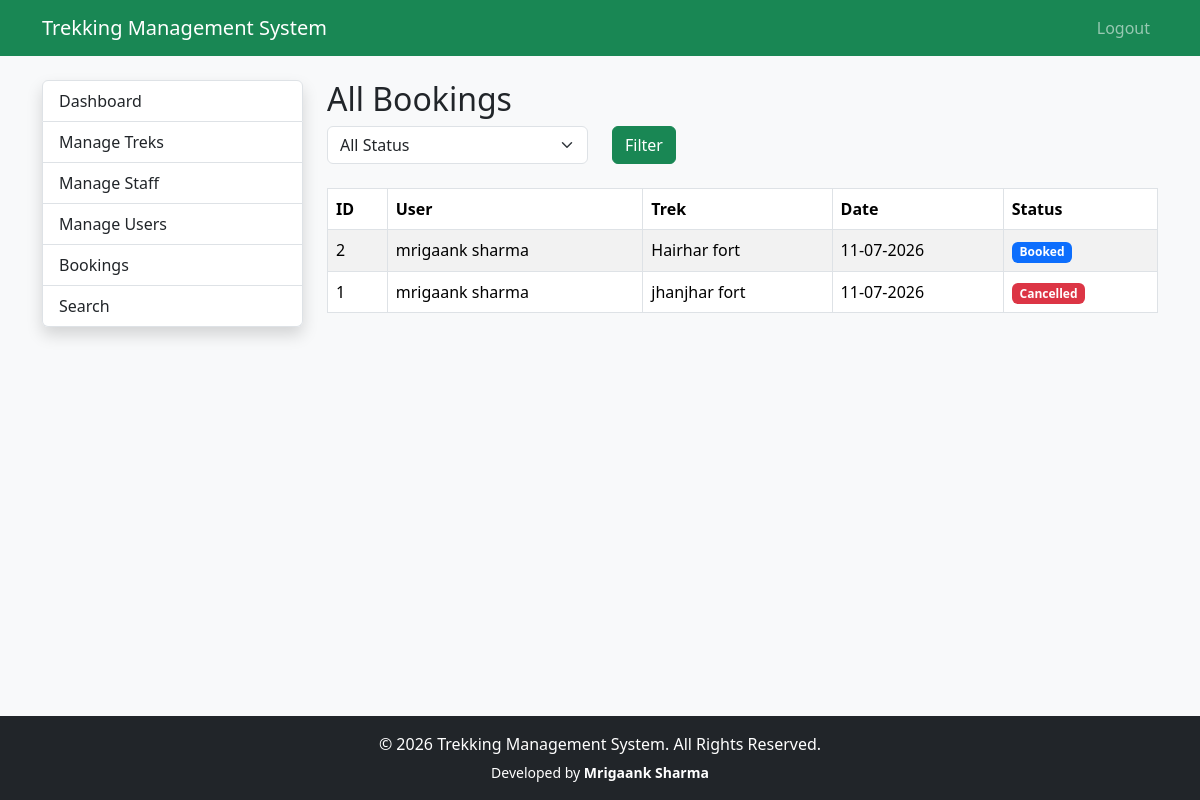
The page /admin/bookings (signed in) on the database as committed earlier.
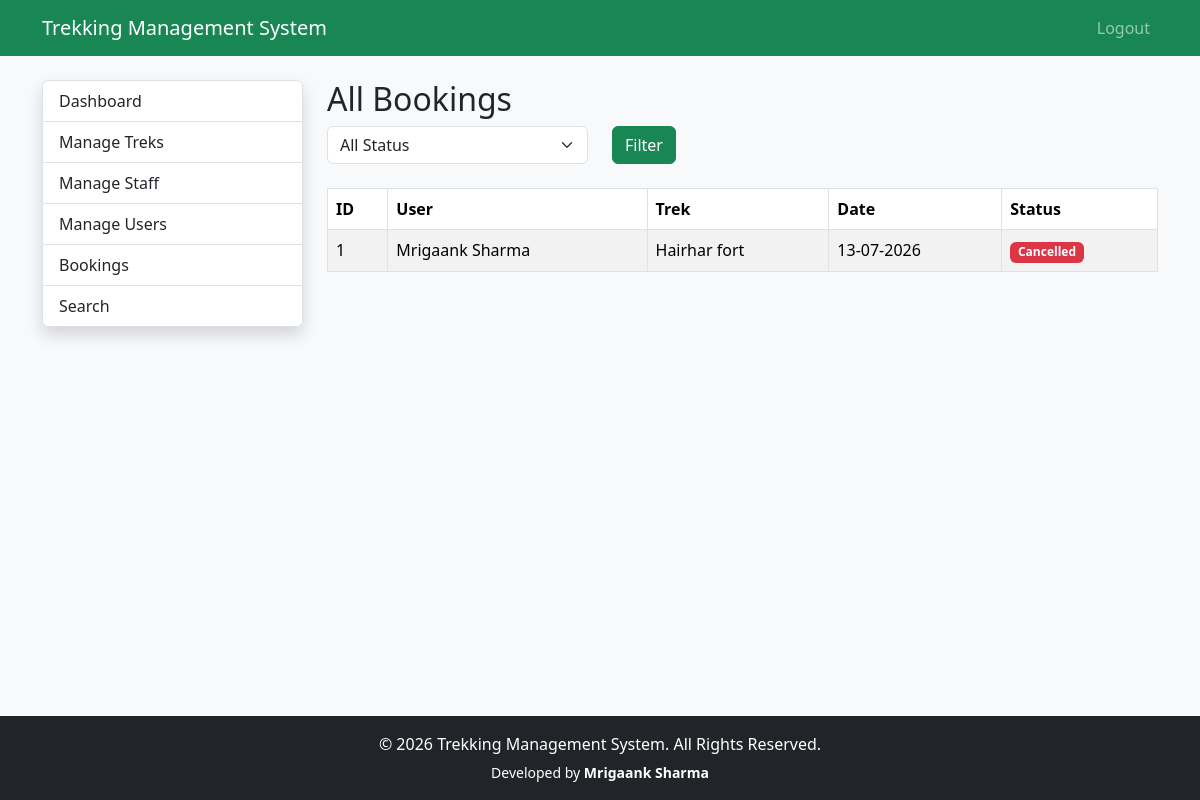
The same page on the database as committed later.
### app/models.py (models this page shows)
class Booking(db.Model):
      __tablename__="bookings"
      __table_args__ = (
    db.UniqueConstraint(
        "user_id",
        "trek_id",
        name="unique_booking"
    ),
)
      id=db.Column(db.Integer,primary_key=True)
      bookings_date=db.Column(
            db.DateTime,
            default=datetime.utcnow
      )
      status=db.Column(
            db.String(20),
            default="Booked"
      )
      user_id=db.Column(
            db.Integer,
            db.ForeignKey("users.id")
      )
      trek_id=db.Column(
            db.Integer,
            db.ForeignKey("treks.id")
      )

class User(UserMixin,db.Model):
    __tablename__="users"
    id=db.Column(db.Integer,primary_key=True)
    name=db.Column(db.String(100),nullable=False)
    email=db.Column(db.String(120),unique=True,nullable=False)
    password=db.Column(db.String(255),nullable=False)
    phone=db.Column(db.String(15))
    role=db.Column(db.String(20),nullable=False)
    status=db.Column(db.String(20),default="active")
    created_at=db.Column(db.DateTime,default=datetime.utcnow)
    assigned_treks=db.relationship(
        "Trek",
        foreign_keys="Trek.staff_id",
        backref="staff",
        lazy=True
    )
    bookings=db.relationship(
        "Booking",
        backref="user",
        lazy=True
    )

class Trek(db.Model):
        __tablename__="treks"
        id=db.Column(db.Integer,primary_key=True)
        name=db.Column(db.String(100),nullable=False)
        location=db.Column(db.String(100),nullable=False)
        difficulty=db.Column(db.String(20),nullable=False)
        duration=db.Column(db.Integer)
        available_slots=db.Column(db.Integer)
        description=db.Column(db.Text)
        status=db.Column(
            db.String(20),
            default="Upcoming"
        )
        start_date=db.Column(db.Date)
        end_date=db.Column(db.Date)
        staff_id=db.Column(
            db.Integer,
            db.ForeignKey("users.id")
        )
        bookings=db.relationship(
            "Booking",
            backref="trek",
            lazy=True
        )
        price = db.Column(db.Float)
        image = db.Column(db.String(255))
        max_altitude = db.Column(db.Integer)
        meeting_point = db.Column(db.String(200))

### app/admin/bookings.py (the view)
@admin_bp.route("/bookings")
@login_required
@admin_required
def view_bookings():
    status =request.args.get("status")
    query =Booking.query
    if status:
        query = query.filter_by(status=status)
    bookings = query.order_by(  Booking.bookings_date.desc()
    ).all()
    return render_template("admin/bookings.html",bookings=bookings,
        selected_status=status
    )

### app/extensions.py (called while the page is built)
@login_manager.user_loader
def load_user(user_id):
    return User.query.get(int(user_id))

### app/templates/admin/bookings.html (shortened to what this page needs)
{% extends 'admin/layout.html' %}
{% block admin_content %}
<h2>All Bookings</h2>
<form method="GET" class="row mb-4">
    <div class="col-md-4">
        <select class="form-select" name="status">
            <option value="">
                All Status
            </option>
        </select>
    </div>
    <div class="col-md-2">
        <button class="btn btn-success">
            Filter
        </button>
    </div>
</form>
<table class="table table-striped table-bordered">
    <thead>
        <tr>
            <th>ID</th>
            <th>User</th>
            <th>Trek</th>
            <th>Date</th>
            <th>Status</th>
        </tr>
    </thead>
    <tbody>
        {% for booking in bookings %}
        <tr>
            <td>
                {{ booking.id }}
            </td>
            <td>
                {{ booking.user.name }}
            </td>
            <td>
                {{ booking.trek.name }}
            </td>
            <td>
                {{ booking.bookings_date.strftime("%d-%m-%Y") }}
            </td>
            <td>
                {% if booking.status=="Booked" %}
                <span class="badge bg-primary">
                    Booked
                </span>
                {% elif booking.status=="Cancelled" %}
                <span class="badge bg-danger">
                    Cancelled
                </span>
                {% else %}
                <span class="badge bg-success">
                    Completed
                </span>
                {% endif %}
            </td>
        </tr>
        {% endfor %}
    </tbody>
</table>
{% endblock %}

Rows that differ between the two databases and show on the page:
removed Booking: id "2", user.name "mrigaank sharma", trek.name "Hairhar fort", bookings_date "11-07-2026", status "Booked"
changed Booking id 1: user.name "mrigaank sharma" → "Mrigaank Sharma"; trek.name "jhanjhar fort" → "Hairhar fort"; bookings_date "11-07-2026" → "13-07-2026"
